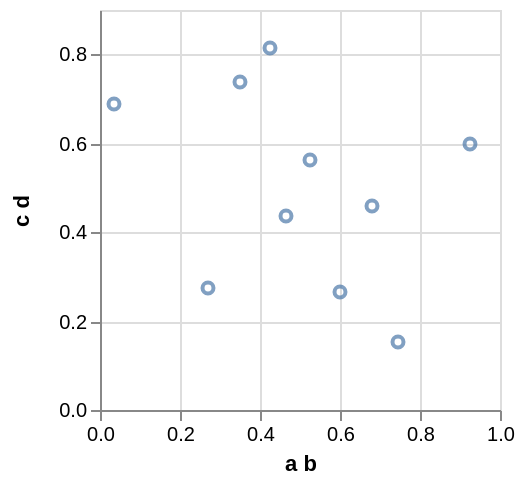

The Vega-Lite source for this figure:
### Vega specification from a JSON file in a GitHub repository (floating-point values rounded to 4 significant figures)
{"$schema": "https://vega.github.io/schema/vega/v3.0.json", "autosize": "pad", "padding": 5, "style": "cell", "data": [{"name": "source_0", "values": [{"a b": 0.9229, "c d": 0.5983}, {"a b": 0.682, "c d": 0.46}, {"a b": 0.03553, "c d": 0.6864}, {"a b": 0.3491, "c d": 0.7368}, {"a b": 0.4248, "c d": 0.813}, {"a b": 0.5239, "c d": 0.5616}, {"a b": 0.4668, "c d": 0.4366}, {"a b": 0.2692, "c d": 0.2747}, {"a b": 0.601, "c d": 0.2649}, {"a b": 0.7458, "c d": 0.1544}]}, {"name": "data_0", "source": "source_0", "transform": [{"type": "formula", "expr": "toNumber(datum[\"a b\"])", "as": "a b"}, {"type": "formula", "expr": "toNumber(datum[\"c d\"])", "as": "c d"}, {"type": "filter", "expr": "datum[\"a b\"] !== null && !isNaN(datum[\"a b\"]) && datum[\"c d\"] !== null && !isNaN(datum[\"c d\"])"}]}], "signals": [{"name": "width", "update": "200"}, {"name": "height", "update": "200"}], "marks": [{"name": "marks", "type": "symbol", "style": ["point"], "from": {"data": "data_0"}, "encode": {"update": {"x": {"scale": "x", "field": "a b"}, "y": {"scale": "y", "field": "c d"}, "stroke": {"value": "#4c78a8"}, "fill": {"value": "transparent"}, "opacity": {"value": 0.7}}}}], "scales": [{"name": "x", "type": "linear", "domain": {"data": "data_0", "field": "a b"}, "range": [0, {"signal": "width"}], "round": true, "nice": true, "zero": true}, {"name": "y", "type": "linear", "domain": {"data": "data_0", "field": "c d"}, "range": [{"signal": "height"}, 0], "round": true, "nice": true, "zero": true}], "axes": [{"scale": "x", "labelOverlap": true, "orient": "bottom", "tickCount": {"signal": "ceil(width/40)"}, "title": "a b", "zindex": 1}, {"scale": "x", "domain": false, "grid": true, "labels": false, "maxExtent": 0, "minExtent": 0, "orient": "bottom", "tickCount": {"signal": "ceil(width/40)"}, "ticks": false, "zindex": 0, "gridScale": "y"}, {"scale": "y", "labelOverlap": true, "orient": "left", "tickCount": {"signal": "ceil(height/40)"}, "title": "c d", "zindex": 1}, {"scale": "y", "domain": false, "grid": true, "labels": false, "maxExtent": 0, "minExtent": 0, "orient": "left", "tickCount": {"signal": "ceil(height/40)"}, "ticks": false, "zindex": 0, "gridScale": "x"}], "config": {"axis": {"domainColor": "#888", "tickColor": "#888"}, "axisY": {"minExtent": 30}}}
